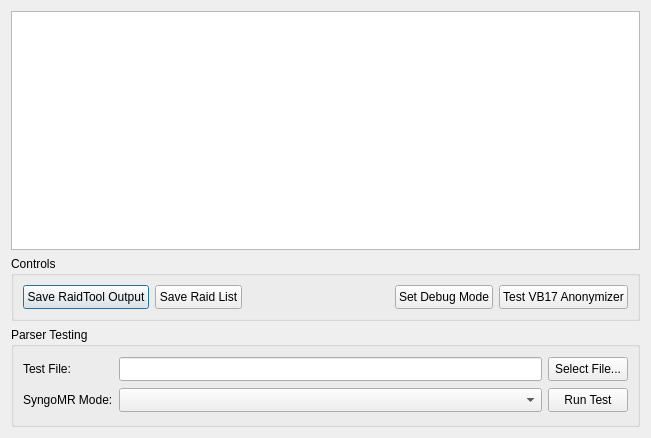
<?xml version="1.0" encoding="UTF-8"?>
<ui version="4.0">
 <class>rdsDebugWindow</class>
 <widget class="QDialog" name="rdsDebugWindow">
  <property name="geometry">
   <rect>
    <x>0</x>
    <y>0</y>
    <width>651</width>
    <height>438</height>
   </rect>
  </property>
  <property name="windowTitle">
   <string>Debug Tools</string>
  </property>
  <layout class="QVBoxLayout" name="verticalLayout">
   <item>
    <widget class="QTextEdit" name="textEdit">
     <property name="sizePolicy">
      <sizepolicy hsizetype="Expanding" vsizetype="Expanding">
       <horstretch>0</horstretch>
       <verstretch>0</verstretch>
      </sizepolicy>
     </property>
    </widget>
   </item>
   <item>
    <widget class="QGroupBox" name="groupBox">
     <property name="sizePolicy">
      <sizepolicy hsizetype="Preferred" vsizetype="Minimum">
       <horstretch>0</horstretch>
       <verstretch>0</verstretch>
      </sizepolicy>
     </property>
     <property name="minimumSize">
      <size>
       <width>0</width>
       <height>0</height>
      </size>
     </property>
     <property name="title">
      <string>Controls</string>
     </property>
     <layout class="QHBoxLayout" name="horizontalLayout">
      <item>
       <widget class="QPushButton" name="saveRaidOutputButton">
        <property name="minimumSize">
         <size>
          <width>0</width>
          <height>24</height>
         </size>
        </property>
        <property name="text">
         <string>Save RaidTool Output</string>
        </property>
       </widget>
      </item>
      <item>
       <widget class="QPushButton" name="saveRaidListButton">
        <property name="minimumSize">
         <size>
          <width>0</width>
          <height>24</height>
         </size>
        </property>
        <property name="text">
         <string>Save Raid List</string>
        </property>
       </widget>
      </item>
      <item>
       <spacer name="horizontalSpacer">
        <property name="orientation">
         <enum>Qt::Horizontal</enum>
        </property>
        <property name="sizeHint" stdset="0">
         <size>
          <width>366</width>
          <height>20</height>
         </size>
        </property>
       </spacer>
      </item>
      <item>
       <widget class="QPushButton" name="setDebugButton">
        <property name="minimumSize">
         <size>
          <width>0</width>
          <height>24</height>
         </size>
        </property>
        <property name="text">
         <string>Set Debug Mode</string>
        </property>
       </widget>
      </item>
      <item>
       <widget class="QPushButton" name="testAnonymizerButton">
        <property name="minimumSize">
         <size>
          <width>0</width>
          <height>24</height>
         </size>
        </property>
        <property name="text">
         <string>Test VB17 Anonymizer</string>
        </property>
       </widget>
      </item>
     </layout>
    </widget>
   </item>
   <item>
    <widget class="QGroupBox" name="groupBox_2">
     <property name="minimumSize">
      <size>
       <width>0</width>
       <height>100</height>
      </size>
     </property>
     <property name="title">
      <string>Parser Testing</string>
     </property>
     <layout class="QGridLayout" name="gridLayout_2">
      <item row="0" column="0">
       <widget class="QLabel" name="label">
        <property name="minimumSize">
         <size>
          <width>0</width>
          <height>24</height>
         </size>
        </property>
        <property name="text">
         <string>&lt;html&gt;&lt;head/&gt;&lt;body&gt;&lt;p&gt;Test File:&lt;/p&gt;&lt;/body&gt;&lt;/html&gt;</string>
        </property>
       </widget>
      </item>
      <item row="0" column="1">
       <widget class="QLineEdit" name="testFileEdit">
        <property name="minimumSize">
         <size>
          <width>0</width>
          <height>24</height>
         </size>
        </property>
        <property name="readOnly">
         <bool>true</bool>
        </property>
       </widget>
      </item>
      <item row="0" column="2">
       <widget class="QPushButton" name="testFileButton">
        <property name="minimumSize">
         <size>
          <width>0</width>
          <height>24</height>
         </size>
        </property>
        <property name="text">
         <string>Select File...</string>
        </property>
       </widget>
      </item>
      <item row="1" column="0">
       <widget class="QLabel" name="label_2">
        <property name="minimumSize">
         <size>
          <width>0</width>
          <height>24</height>
         </size>
        </property>
        <property name="text">
         <string>SyngoMR Mode:</string>
        </property>
       </widget>
      </item>
      <item row="1" column="1">
       <widget class="QComboBox" name="syngoBox">
        <property name="minimumSize">
         <size>
          <width>0</width>
          <height>24</height>
         </size>
        </property>
       </widget>
      </item>
      <item row="1" column="2">
       <widget class="QPushButton" name="parserTestButton">
        <property name="minimumSize">
         <size>
          <width>0</width>
          <height>24</height>
         </size>
        </property>
        <property name="text">
         <string>Run Test</string>
        </property>
       </widget>
      </item>
     </layout>
    </widget>
   </item>
  </layout>
 </widget>
 <resources/>
 <connections/>
</ui>
